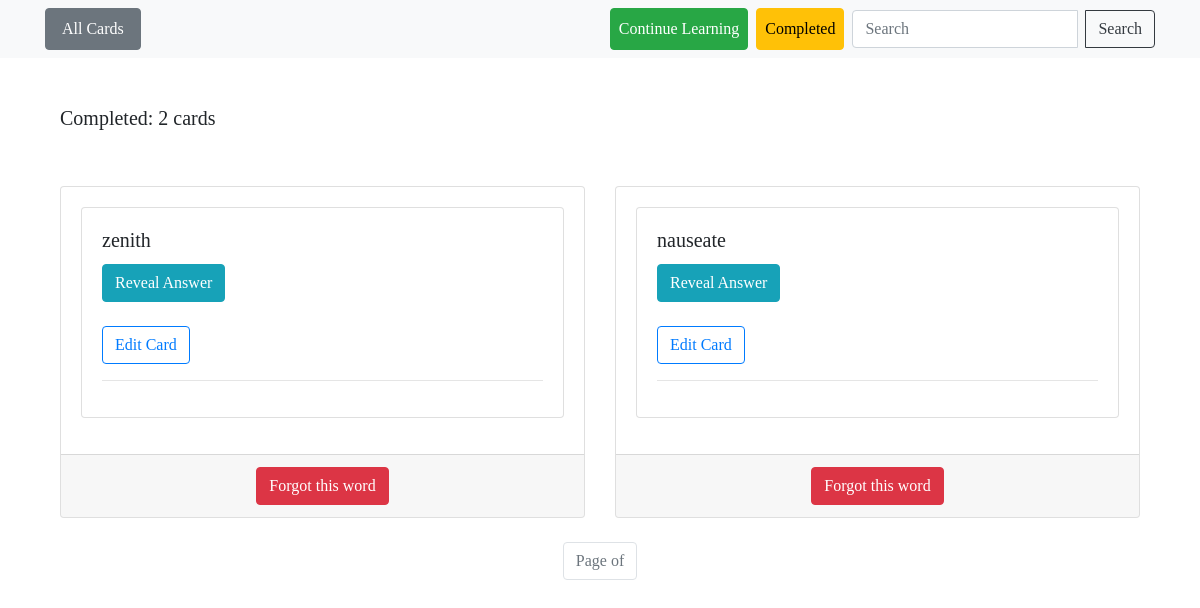
Page /archive/ on the earlier database version.
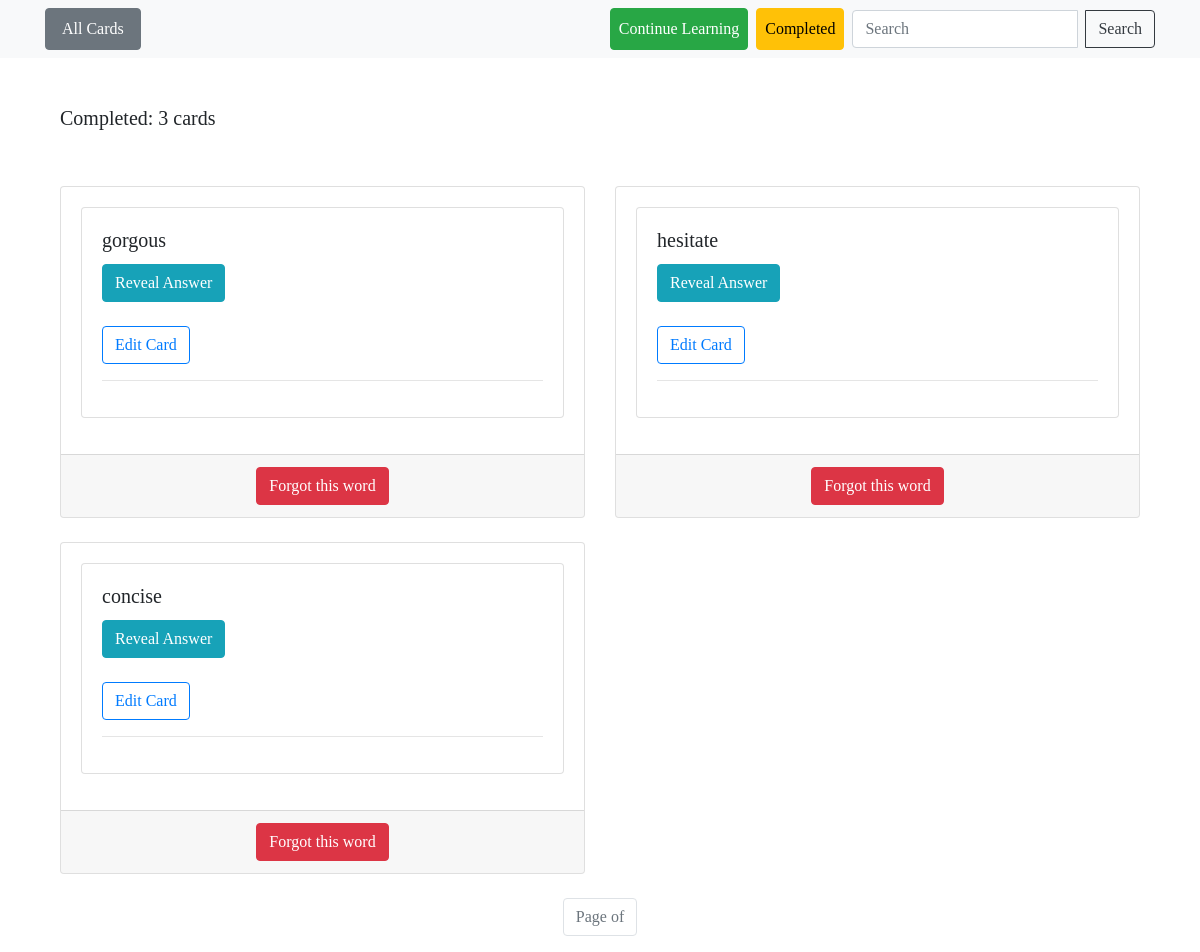
Same page on the later database version.
### cards/models.py (models this page shows, shortened)
class Card(models.Model):
    question = models.CharField(max_length=100)
    answer = models.CharField(max_length=255)
    example = models.TextField()
    deck = models.ForeignKey(Deck, on_delete=models.CASCADE)
    date_created = models.DateField(auto_now_add=True)
    review_date  = models.DateField(default=date.today())

### cards/views.py (the view)
# urls.py: path("archive/", views.ArchiveView.as_view(), name='archive'),
class ArchiveView(ListView):
    model = Card
    template_name = 'cards/archive.html'
    queryset = Card.objects.filter(deck=6)
    context_object_name = 'card_list'

### templates/cards/archive.html (shortened to what this page needs)
{% extends 'base.html' %}
{% block content %}
    <div class="container mt-5">
        <h5>Completed: {{ card_list|length }} cards</h5><br><br>
        <div class="row">
            {% for card in card_list %}
                <div class="col-md-6 mb-4">
                    <div class="card">
                        <div class="card-body">
                            {% include 'cards/card.html' %}
                        </div>
                        <div class="card-footer text-center">
                            <form action="{% url 'reset-deck' card.id %}" method="post">
                                <button type="submit" class="btn btn-danger">Forgot this word</button>
                            </form>
                        </div>
                    </div>
                </div>
            {% endfor %}
        </div>
    </div>
    {% include 'pagination.html' %}
{% endblock %}

### templates/cards/card.html (shortened to what this page needs)
<article class="card mb-3">
  <div class="card-body">
    <h5 class="card-title">{{ card.question }}</h5>
        <details>
            <summary class="btn btn-info">Reveal Answer</summary><br><br>
            <h6>- {{ card.answer }}</h6><br>
        </details><br>
        <a href="{% url 'card-update' card.id %}" class="btn btn-outline-primary">
          Edit Card
      </a>
        <hr>
  </div>
</article>

Differences in the rows shown:
no longer on this page (row edited): Card: question "zenith"
no longer on this page (row edited): Card: question "nauseate"
now on this page (row edited): Card: question "gorgous"
now on this page (row edited): Card: question "hesitate"
now on this page (row edited): Card: question "concise"
Other differences:
{{ card_list|length }}: "2" → "3"
